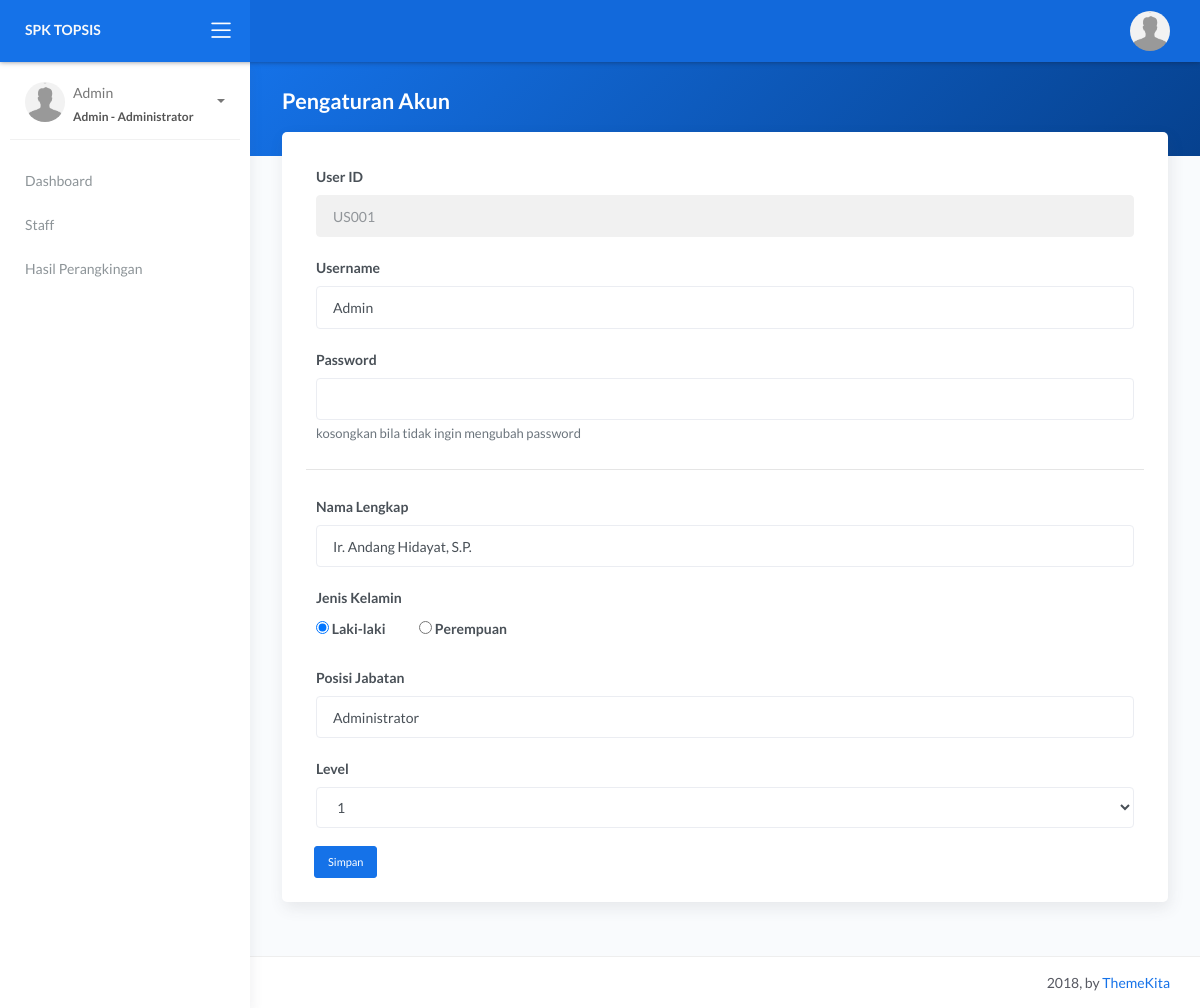
The app's page /accountsettings.php (signed in) with its own data.
### tables this page shows
CREATE TABLE `users` (
  `iduser` varchar(5) NOT NULL,
  `username` varchar(20) NOT NULL,
  `password` varchar(100) NOT NULL,
  `nm_lengkap` varchar(30) DEFAULT NULL,
  `jk` varchar(1) DEFAULT NULL,
  `level` varchar(1) NOT NULL,
  `posisi_jabatan` varchar(50) NOT NULL
);

### session.php (called while the page is built, shortened)
<?php
if (isset($_SESSION['user'])) {
    $username = $_SESSION['user'];
    $level = $_SESSION['level'];
} else {
    header('Location: login.php');
}
?>

### accountsettings.php (the view, shortened to what this page needs)
<?php
include 'session.php';
include 'config/koneksi.php';
$query="SELECT * FROM users WHERE username='$username'";
$result=$conn->query($query);
$row = $result->fetch_array();
?>
<!DOCTYPE html>
<html lang="en">
<head>
    <link rel="stylesheet" href="assets/css/bootstrap.min.css">
    <link rel="stylesheet" href="assets/css/atlantis.min.css">
</head>
<body>
    <div class="wrapper">
        <div class="main-header">
            <?php include "header.php"?>
            <?php include "navbar.php"?>
        </div>
        <?php include "sidebar.php"?>
        <div class="main-panel">
            <div class="content">
                <div class="panel-header bg-primary-gradient">
                    <div class="page-inner mb-2">
                        <div class="d-flex align-items-left align-items-md-center flex-column flex-md-row">
                            <div>
                                <h2 class="text-white pb-2 fw-bold">Pengaturan Akun</h2>
                            </div>
                        </div>
                    </div>
                </div>
                <div class="page-inner mt--5">
                    <div class="row mt--2">
                        <div class="col-12 mx-auto">
                            <div class="card card-round p-4">
                                <form action="" method="post">
                                    <div class="form-group">
                                        <label for="">User ID</label>
                                        <input type="text" class="form-control" name="iduser" id=""
                                            value="<?=$row['iduser']?>" readonly>
                                    </div>
                                    <div class="form-group">
                                        <label for="username">Username</label>
                                        <input type="text" class="form-control capitalize" name="username" id="username"
                                            value="<?=$row['username']?>">
                                    </div>
                                    <div class="form-group">
                                        <label for="password">Password</label>
                                        <input type="text" class="form-control" name="password" id="password">
                                        <small id="emailHelp2" class="form-text text-muted">kosongkan bila tidak ingin
                                            mengubah password</small>
                                    </div>
                                    <hr>
                                    <div class="form-group">
                                        <label for="">Nama Lengkap</label>
                                        <input type="text" class="form-control capitalize" name="nm_lengkap"
                                            value="<?=$row['nm_lengkap']?>">
                                    </div>
                                    <div class="form-check">
                                        <label>Jenis Kelamin</label><br>
                                        <label class="form-radio-label">
                                            <input class="form-radio-input" type="radio" name="jk" value="L"
                                                <?=$row['jk']==='L' ?'checked':''?> >
                                            Laki-laki
                                        </label>
                                        <label class="form-radio-label ml-3">
                                            <input class="form-radio-input" type="radio" name="jk" value="P"
                                                <?=$row['jk']==='P' ?'checked':''?> >
                                            Perempuan
                                        </label>
                                    </div>
                                    <?php  if ($level=='1'){?>
                                    <div class="form-group">
                                        <label for="">Posisi Jabatan</label>
                                        <input type="text" class="form-control capitalize" name="jabatan"
                                            value="<?=$row['posisi_jabatan']?>">
                                    </div>
                                    <div class="form-group">
                                        <label for="level">Level</label>
                                        <select class="form-control" name="level" id="level">
                                            <option value="1" <?=$row['level']=='1' ?'selected':''?>>1</option>
                                        </select>
                                    </div>
                                    <?php } ?>
                                    <button type="submit" name="update"
                                        class="btn  btn-primary btn-sm mt-2 ml-2 ">Simpan</button>
                                </form>
                            </div>
                        </div>
                    </div>
                </div>
            </div>
            <?php include "footer.php"?>
        </div>
    </div>
</body>
</html>

### accountsettings.php (style rules this page uses)
.capitalize { text-transform: capitalize; }

### records on screen
users: iduser "US001", username "Admin", nm_lengkap "Ir. Andang Hidayat, S.P.", jk "☑ Laki-laki", jk "☐ Perempuan", jabatan "Administrator", level "1"

### other values on screen
$menuLabel "Admin"
$jabatan "Administrator"
